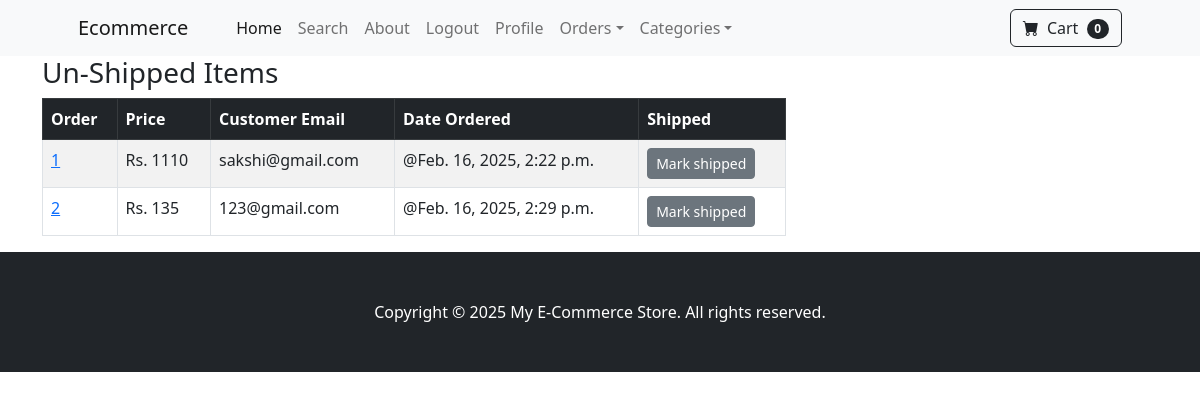
Before: /payment/not_shipped_dash/ (signed in) with the older database file.
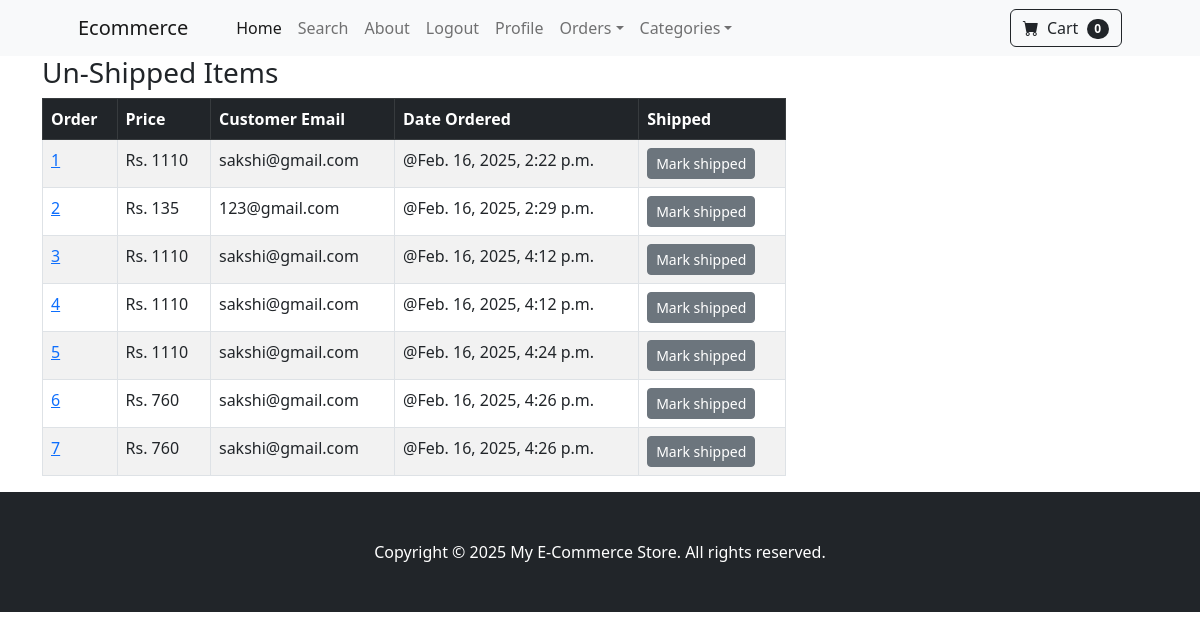
After: the same page with the newer database file.
### payment/models.py (models this page shows, shortened)
class Order(models.Model):
    user = models.ForeignKey(User, on_delete=models.CASCADE,null=True,blank=True)
    full_name = models.CharField(max_length=250)
    email = models.EmailField(max_length=250)
    shipping_address = models.TextField(max_length=1500)
    amount_paid = models.IntegerField()
    date_ordered = models.DateTimeField(auto_now_add=True)
    shipped = models. BooleanField(default=False)
    date_shipped = models.DateTimeField(blank=True,null=True)

### payment/views.py (the view, shortened to what this page needs)
# urls.py: path('not_shipped_dash/',views.not_shipped_dash,name="not_shipped_dash"),
def not_shipped_dash(request):
    if request.user.is_authenticated and request.user.is_superuser:
        orders = Order.objects.filter(shipped=False)
        return render(request,"not_shipped_dash.html",{"orders":orders})
    else:
        messages.success(request, 'Access Denied')
        return redirect('index')

### cart/cart.py (called while the page is built)
    def __len__(self):
        return len(self.cart)

### cart/context_processors.py (called while the page is built)
def cart(request):
    return {'cart':Cart(request)}

### payment/templates/not_shipped_dash.html (shortened to what this page needs)
{% extends 'base.html' %}
{% block content %}
<div class="container">
    <div class="row">
        <centre>
                <div class="col-8">
                    <h3>
                        Un-Shipped Items
                    </h3>
                    <table class="table table-striped table-hover table-bordered">
                        <thead class="table-dark">
                          <tr>
                            <th scope="col">Order</th>
                            <th scope="col">Price</th>
                            <th scope="col">Customer Email</th>
                            <th scope="col">Date Ordered</th>
                            <th scope="col">Shipped</th>
                          </tr>
                        </thead>
                        <tbody>
                            {% for item in orders %}
                          <tr>
                            <td><a href="{% url 'orders' item.id %}">{{ item.id }}</a></td>
                            <td>Rs. {{ item.amount_paid }}</td>
                            <td>{{ item.email }}</td>
                            <td>@{{ item.date_ordered }}</td>
                            <td>
                              <form method="POST" >
                                <button type="submit" class="btn btn-secondary btn-sm">Mark shipped</button>
                            </form>
                            </td>
                          </tr>
                          {% endfor %}
                        </tbody>
                      </table>
                </div>
        </centre>
    </div>
</div>
{% endblock %}

### home/templates/base.html (shortened to what this page needs)
{% load static %}
<!DOCTYPE html>
<html lang="en">
    <head>
        <link href="https://cdn.jsdelivr.net/npm/bootstrap-icons@1.5.0/font/bootstrap-icons.css" rel="stylesheet" />
        <link href="{% static 'css/styles.css' %}" rel="stylesheet" />
    </head>
    <body>
        {% include 'navbar.html' %}
        {% block content %}
        {% endblock %}
        <footer class="py-5 bg-dark">
            <div class="container"><p class="m-0 text-center text-white">Copyright &copy; 2025 My E-Commerce Store. All rights reserved.</p></div>
        </footer>
    </body>
</html>

### home/templates/navbar.html (shortened to what this page needs)
<nav class="navbar navbar-expand-lg navbar-light bg-light">
    <div class="container px-4 px-lg-5">
        <a class="navbar-brand" href="{% url 'index' %}">Ecommerce</a>
        <div class="collapse navbar-collapse" id="navbarSupportedContent">
            <ul class="navbar-nav me-auto mb-2 mb-lg-0 ms-lg-4">
                <li class="nav-item"><a class="nav-link active" aria-current="page" href="{% url 'index' %}">Home</a></li>
                <li class="nav-item"><a class="nav-link" href="{% url 'search' %}">Search</a></li>
                <li class="nav-item"><a class="nav-link" href="{% url 'about' %}">About</a></li>
                {% if user.is_authenticated %}
                <li class="nav-item"><a class="nav-link" href="{% url 'logout_user' %}">Logout</a></li>
                <li class="nav-item"><a class="nav-link" href="{% url 'update_user' %}">Profile</a></li>
                    {% if user.is_superuser %}
                    <li class="nav-item dropdown">
                        <a class="nav-link dropdown-toggle" id="navbarDropdown" href="#" role="button" data-bs-toggle="dropdown" aria-expanded="false">Orders</a>
                    </li>
                    {% endif %}
                {% else %}
                <li class="nav-item"><a class="nav-link" href="{% url 'login_user' %}">Login</a></li>
                <li class="nav-item"><a class="nav-link" href="{% url 'register_user' %}">Register</a></li>
                {% endif %}
                <li class="nav-item dropdown">
                    <a class="nav-link dropdown-toggle" id="navbarDropdown" href="#" role="button" data-bs-toggle="dropdown" aria-expanded="false">Categories</a>
                </li>
            </ul>
            <form class="d-flex">
                <a href="{% url 'cart_summary' %}" class="btn btn-outline-dark">
                    <i class="bi-cart-fill me-1"></i>
                        Cart
                    <span class="badge bg-dark text-white ms-1 rounded-pill" id="cart_quantity">{{ cart|length }}</span>
                </a>
            </form>
        </div>
    </div>
</nav>

Changed rows visible on the page:
added Order: id "3", amount_paid "1110", email "sakshi@gmail.com", date_ordered "Feb. 16, 2025, 4:12 p.m."
added Order: id "4", amount_paid "1110", email "sakshi@gmail.com", date_ordered "Feb. 16, 2025, 4:12 p.m."
added Order: id "5", amount_paid "1110", email "sakshi@gmail.com", date_ordered "Feb. 16, 2025, 4:24 p.m."
added Order: id "6", amount_paid "760", email "sakshi@gmail.com", date_ordered "Feb. 16, 2025, 4:26 p.m."
added Order: id "7", amount_paid "760", email "sakshi@gmail.com", date_ordered "Feb. 16, 2025, 4:26 p.m."
